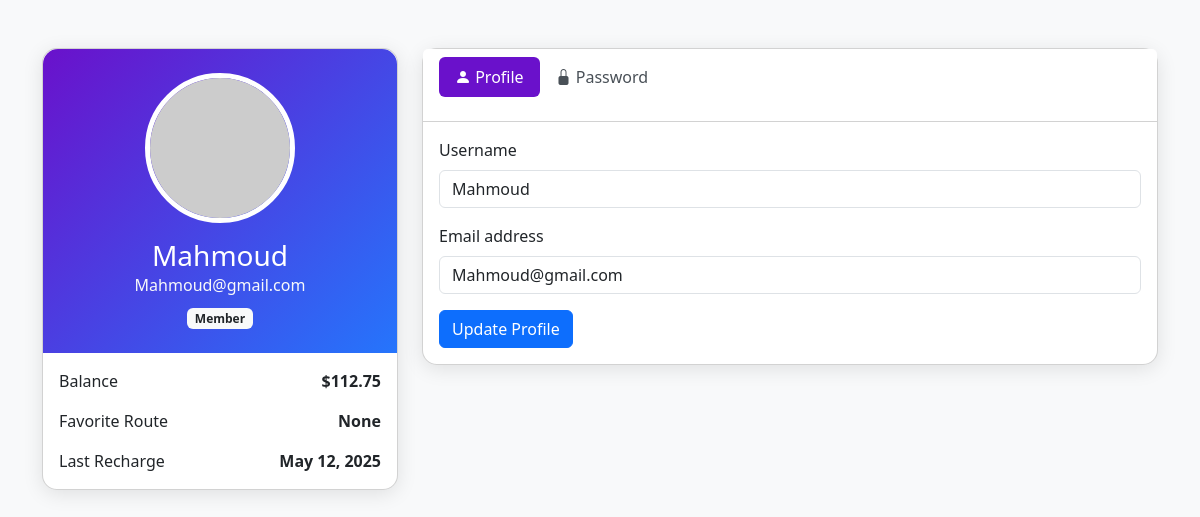
The page /views/User/my_profile.php (signed in) on the database its author committed.
### tables this page shows
CREATE TABLE `users` (
  `user_id` int(11) NOT NULL,
  `username` varchar(100) DEFAULT NULL,
  `email` varchar(100) DEFAULT NULL,
  `password` varchar(255) DEFAULT NULL,
  `balance` decimal(10,2) DEFAULT 0.00,
  `last_recharge_date` date DEFAULT NULL,
  `roleid` int(11) NOT NULL,
  `role` varchar(20) NOT NULL DEFAULT 'user',
  `created_at` timestamp NOT NULL DEFAULT current_timestamp(),
  `last_login` timestamp NULL DEFAULT NULL,
  `updated_at` timestamp NOT NULL DEFAULT current_timestamp() ON UPDATE current_timestamp()
);

### models/User.php (called while the page is built, shortened)
<?php
class User
{
    private $conn;
    private $table_name = "users";
    public function __construct($db)
    {
        if ($db instanceof DBController) {
            $this->conn = $db->getConnection();
            if (!$this->conn instanceof PDO) {
                error_log("User Model: DBController did not provide a valid PDO connection.");
                throw new InvalidArgumentException("DBController did not provide a valid PDO connection to User model.");
            }
        } elseif ($db instanceof PDO) {
            $this->conn = $db;
        } else {
            error_log("User Model: Constructor received unexpected DB connection type: " . gettype($db));
            throw new InvalidArgumentException("User model requires a PDO connection or a DBController that provides one.");
        }
    }
    public function getUserById($id)
    {
        $query = "SELECT * FROM " . $this->table_name . " WHERE user_id = ? LIMIT 1";
        try {
            $stmt = $this->conn->prepare($query);
            $stmt->bindParam(1, $id, PDO::PARAM_INT);
            $stmt->execute();
            $row = $stmt->fetch(PDO::FETCH_ASSOC);
            if ($row) {
                $this->name = $row['username'];
                $this->email = $row['email'];
                $this->balance = (float)$row['balance'];
                $this->last_recharge_date = $row['last_recharge_date'];
                return true;
            }
            return false;
        } catch (PDOException $e) {
            error_log("User::getUserById - PDOException: " . $e->getMessage() . " for UserID: " . $id);
            return false;
        }
    }
    public function getFavoriteRoute($user_id)
    {
        $query = "SELECT source_station, destination_station, COUNT(*) as count
              FROM bookings
              WHERE bookings.user_id = ?
              AND source_station IS NOT NULL AND destination_station IS NOT NULL
              GROUP BY bookings.source_station, bookings.destination_station
              ORDER BY count DESC
              LIMIT 1";
        try {
            $stmt = $this->conn->prepare($query);
            $stmt->bindParam(1, $user_id, PDO::PARAM_INT);
            $stmt->execute();
            $row = $stmt->fetch(PDO::FETCH_ASSOC);
            return "None";
        } catch (PDOException $e) {
            error_log("User::getFavoriteRoute - PDOException: " . $e->getMessage() . " for UserID: " . $user_id);
            return "Error";
        }
    }
}

### views/User/my_profile.php (the view, shortened to what this page needs)
<?php
require_once "../../models/User.php";
$db = DBController::getInstance();
$pdo = $db->getConnection();
$userModel = new User($pdo);
if (!$userModel->getUserById($_SESSION['user_id'])) {
    $_SESSION['error_message'] = "Failed to load user data";
    header("Location: ../auth/login.php");
    exit();
}
?>
<!DOCTYPE html>
<html lang="en">
<head>
    <link href="https://cdn.jsdelivr.net/npm/bootstrap@5.3.0/dist/css/bootstrap.min.css" rel="stylesheet">
    <link rel="stylesheet" href="https://cdn.jsdelivr.net/npm/bootstrap-icons@1.10.0/font/bootstrap-icons.css">
</head>
<body>
    <div class="container py-5">
        <div class="row">
            <div class="col-lg-4">
                <div class="card profile-card mb-4">
                    <div class="profile-header text-center py-4">
                        <div class="d-flex justify-content-center">
                            <img src="https://ui-avatars.com/api/?name=<?= urlencode($userModel->name) ?>&background=random"
                                alt="Profile Picture" class="profile-pic rounded-circle">
                        </div>
                        <h3 class="mt-3 mb-0"><?= htmlspecialchars($userModel->name) ?></h3>
                        <p class="text-light mb-2"><?= htmlspecialchars($userModel->email) ?></p>
                        <span class="badge bg-light text-dark">Member</span>
                    </div>
                    <div class="card-body">
                        <div class="d-flex justify-content-between mb-3">
                            <span>Balance</span>
                            <strong>$<?= number_format($userModel->balance, 2) ?></strong>
                        </div>
                        <div class="d-flex justify-content-between mb-3">
                            <span>Favorite Route</span>
                            <strong><?= htmlspecialchars($userModel->getFavoriteRoute($_SESSION['user_id'])) ?></strong>
                        </div>
                        <div class="d-flex justify-content-between">
                            <span>Last Recharge</span>
                            <strong><?= $userModel->last_recharge_date ? date('M j, Y', strtotime($userModel->last_recharge_date)) : 'Never' ?></strong>
                        </div>
                    </div>
                </div>
            </div>
            <div class="col-lg-8">
                <div class="card profile-card">
                    <div class="card-header bg-white">
                        <ul class="nav nav-pills mb-3" id="pills-tab" role="tablist">
                            <li class="nav-item" role="presentation">
                                <button class="nav-link active" id="profile-tab" data-bs-toggle="pill"
                                    data-bs-target="#profile" type="button" role="tab">
                                    <i class="bi bi-person-fill"></i> Profile
                                </button>
                            </li>
                            <li class="nav-item" role="presentation">
                                <button class="nav-link" id="password-tab" data-bs-toggle="pill"
                                    data-bs-target="#password" type="button" role="tab">
                                    <i class="bi bi-lock-fill"></i> Password
                                </button>
                            </li>
                        </ul>
                    </div>
                    <div class="card-body">
                        <div class="tab-content" id="pills-tabContent">
                            <div class="tab-pane fade show active" id="profile" role="tabpanel">
                                <form method="POST">
                                    <div class="mb-3">
                                        <label class="form-label">Username</label>
                                        <input type="text" class="form-control" name="username"
                                            value="<?= htmlspecialchars($userModel->name) ?>" required>
                                    </div>
                                    <div class="mb-3">
                                        <label class="form-label">Email address</label>
                                        <input type="email" class="form-control" name="email"
                                            value="<?= htmlspecialchars($userModel->email) ?>" required>
                                    </div>
                                    <button type="submit" class="btn btn-primary">Update Profile</button>
                                </form>
                            </div>
                        </div>
                    </div>
                </div>
            </div>
        </div>
    </div>
</body>
</html>

### views/User/my_profile.php (style rules this page uses)
body { background-color: #f8f9fa; }
.profile-card { border-radius: 15px; box-shadow: 0 4px 20px rgba(0, 0, 0, 0.1); }
.profile-header { background: linear-gradient(135deg, #6a11cb 0%, #2575fc 100%); color: white; border-radius: 15px 15px 0 0; }
.profile-pic { width: 150px; height: 150px; object-fit: cover; border: 5px solid white; }
.nav-pills .nav-link.active { background-color: #6a11cb; }
.nav-pills .nav-link { color: #495057; }

### rows shown on the page
users: username "Mahmoud", email "Mahmoud@gmail.com", balance "112.75", last_recharge_date "May 12, 2025"

### other values the page prints
$userModel->getFavoriteRoute($_SESSION['user_id']) "None"
